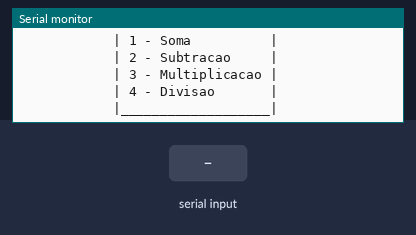
Simulated run of this sketch. Board: Arduino Uno, built with avr-gcc and run on an emulated ATmega328P. On the bench: the last lines printed to the serial monitor. The inputs (shaded band) are chosen by the test bench.

Above: at 1.1 s.
1.2 s: "S" received over Serial
At 3.3 s:
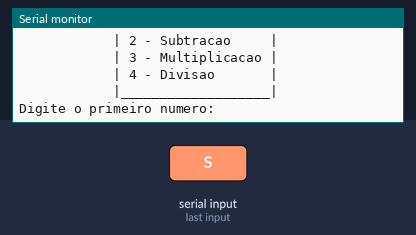
3.7 s: "90,45,200\n" received over Serial
At 5.4 s:
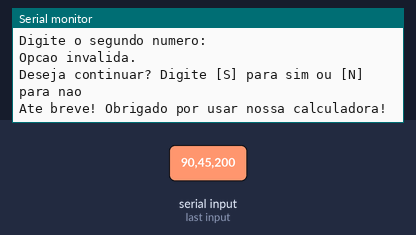

Measured:
- after the input at 1.2 s, the serial monitor: prints a new line after 1.0 s (image 1)
- after the input at 3.7 s, the serial monitor: prints a new line at once (image 2)

The sketch:

Calculadora_com_Cria__o_de_Fun__o.ino
```cpp
// C++ code
/*Solicite dois números e uma operação (soma, subtração,
multiplicação ou divisão).
Realize a operação indicada.
Mostre o resultado.*/
//Variáveis

/*float numero1 = 0;
float numero2 = 0;*/

float numero3Global = 0;
float soma;
float subtracao;
float multiplicacao;
float divisao;
int escolhaDaOperacao;
int contador = 0;

float somar(float numero1, float numero2, float numero3 = 0)
{
  return (numero1 + numero2 + numero3);
}

float subtrair(float numero1, float numero2, float numero3 = 0)
{
  return (numero1 - numero2);
}

float multiplicar(float numero1, float numero2, float numero3 = 0)
{
  return (numero1 * numero2);
}

float dividir(float numero1, float numero2, float numero3 = 0)
{
  return (numero1 / numero2);
}

void setup()
{
  Serial.begin(9600);

  float numero1 = 0;
  float numero2 = 0;
  float numero3 = 0;

  do
  {
    Serial.println(" _____________________________________________");
    Serial.println("|                                             |");
    Serial.println("| Seja bem vindo(a) a nossa calculadora!!! :) |");
    Serial.println("|_____________________________________________|");
    Serial.println();
    Serial.println("             ___________________ ");
    Serial.println("            | 1 - Soma          |");
    Serial.println("            | 2 - Subtracao     |");
    Serial.println("            | 3 - Multiplicacao |");
    Serial.println("            | 4 - Divisao       |");
    Serial.println("            |___________________|");

    while (!Serial.available()) {}
    escolhaDaOperacao = Serial.parseInt();

    Serial.println("Digite o primeiro numero:");
    while (!Serial.available());
    numero1 = Serial.parseFloat();

    Serial.println("Digite o segundo numero:");
    while (!Serial.available());
    numero2 = Serial.parseFloat();

    float resultado = 0;

    switch (escolhaDaOperacao)
    {
      case 1:
        resultado = somar(numero1, numero2, numero3);
        Serial.println("Resultado: " + String(resultado));
        break;

      case 2:
        resultado = subtrair(numero1, numero2, numero3);
        Serial.println("Resultado: " + String(resultado));
        break;

      case 3:
        resultado = multiplicar(numero1, numero2, numero3);
        Serial.println("Resultado: " + String(resultado));
        break;

      case 4:
        resultado = dividir(numero1, numero2, numero3);
        if (numero2 != 0) {
          Serial.println("Resultado: " + String(resultado));
        }
        break;

      default:
        Serial.println("Opcao invalida.");
        break;
    }

    Serial.println();
    Serial.println("Deseja continuar? Digite [S] para sim ou [N] para nao");
    while (!Serial.available());
    String resposta = Serial.readString();
    resposta.trim();
    resposta.toUpperCase();

    if (resposta == "S")
    {
      contador++;
    }
    else
    {
      contador = 0;
      Serial.println("Ate breve! Obrigado por usar nossa calculadora!");
    }

  } while (contador != 0);
}

void loop()
{
  // Sem código
}
```
